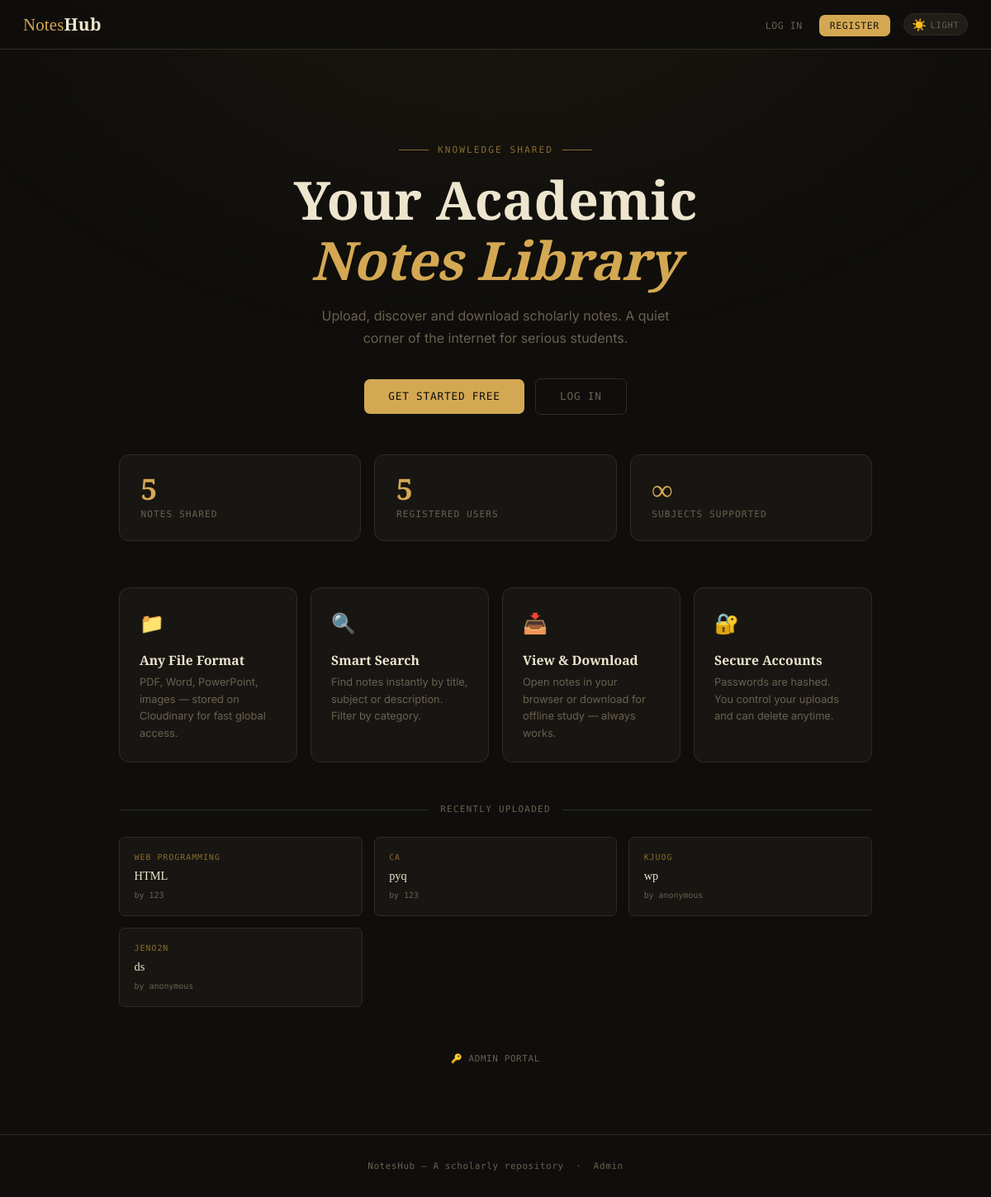
The page / on the database its author committed.
### tables this page shows
CREATE TABLE notes (
    id INTEGER PRIMARY KEY AUTOINCREMENT,
    title TEXT,
    subject TEXT,
    file_path TEXT
, description TEXT DEFAULT '', file_type TEXT DEFAULT 'raw', uploaded_by TEXT DEFAULT 'anonymous', original_filename TEXT DEFAULT '');

### app.py (the view)
@app.route('/')
def home():
    conn = get_db()
    total_notes = conn.execute("SELECT COUNT(*) FROM notes").fetchone()[0]
    total_users = conn.execute("SELECT COUNT(*) FROM users").fetchone()[0]
    recent = conn.execute(
        "SELECT * FROM notes ORDER BY id DESC LIMIT 4"
    ).fetchall()
    conn.close()
    return render_template('index.html', total_notes=total_notes,
                           total_users=total_users, recent=recent)

### app.py (called while the page is built)
def get_db():
    conn = sqlite3.connect(DB_PATH)
    conn.row_factory = sqlite3.Row
    return conn

### templates/index.html (shortened to what this page needs)
{% extends "base.html" %}
{% block content %}
<div class="hero">
  <div class="hero-eyebrow">Knowledge Shared</div>
  <h1>Your Academic<br><em>Notes Library</em></h1>
  <p class="hero-sub">Upload, discover and download scholarly notes. A quiet corner of the internet for serious students.</p>
  <div class="hero-ctas">
    {% if session.get('user') %}
      <a href="{{ url_for('notes') }}" class="btn btn-primary">Browse Library</a>
      <a href="{{ url_for('upload') }}" class="btn btn-ghost">Upload Notes</a>
    {% else %}
      <a href="{{ url_for('register') }}" class="btn btn-primary">Get Started Free</a>
      <a href="{{ url_for('login') }}" class="btn btn-ghost">Log In</a>
    {% endif %}
  </div>
</div>
<div class="stat-row">
  <div class="stat-card">
    <div class="stat-num">{{ total_notes }}</div>
    <div class="stat-label">Notes shared</div>
  </div>
  <div class="stat-card">
    <div class="stat-num">{{ total_users }}</div>
    <div class="stat-label">Registered users</div>
  </div>
  <div class="stat-card">
    <div class="stat-num">∞</div>
    <div class="stat-label">Subjects supported</div>
  </div>
</div>
<div class="features-grid">
  <div class="feat">
    <span class="feat-icon">📁</span>
    <h3>Any File Format</h3>
    <p>PDF, Word, PowerPoint, images — stored on Cloudinary for fast global access.</p>
  </div>
  <div class="feat">
    <span class="feat-icon">🔍</span>
    <h3>Smart Search</h3>
    <p>Find notes instantly by title, subject or description. Filter by category.</p>
  </div>
  <div class="feat">
    <span class="feat-icon">📥</span>
    <h3>View &amp; Download</h3>
    <p>Open notes in your browser or download for offline study — always works.</p>
  </div>
  <div class="feat">
    <span class="feat-icon">🔐</span>
    <h3>Secure Accounts</h3>
    <p>Passwords are hashed. You control your uploads and can delete anytime.</p>
  </div>
</div>
{% if recent %}
<div class="section-label">Recently uploaded</div>
<div class="recent-grid">
  {% for n in recent %}
  <a href="{{ url_for('notes') }}" class="recent-card">
    <div class="rc-sub">{{ n['subject'] }}</div>
    <div class="rc-title">{{ n['title'] }}</div>
    <div class="rc-by">by {{ n['uploaded_by'] or 'anonymous' }}</div>
  </a>
  {% endfor %}
</div>
{% endif %}
<div style="text-align:center;margin-top:3rem;">
  <a href="{{ url_for('admin_login') }}" style="font-family:'DM Mono',monospace;font-size:0.68rem;color:var(--muted);text-decoration:none;letter-spacing:0.06em;text-transform:uppercase;">
    🔑 Admin Portal
  </a>
</div>
{% endblock %}

### templates/base.html (shortened to what this page needs)
<!DOCTYPE html>
<html lang="en" data-theme="dark">
<head>
  <link rel="stylesheet" href="{{ url_for('static', filename='css/style.css') }}">
</head>
<body>
<nav class="nav">
  <a class="nav-brand" href="{{ url_for('home') }}">Notes<b>Hub</b></a>
  <ul class="nav-links">
    {% if session.get('user') %}
      <li><a href="{{ url_for('notes') }}">Library</a></li>
      <li><a href="{{ url_for('upload') }}">Upload</a></li>
      <li><a href="{{ url_for('logout') }}">Log out</a></li>
    {% else %}
      <li><a href="{{ url_for('login') }}">Log in</a></li>
      <li><a href="{{ url_for('register') }}" class="btn-nav">Register</a></li>
    {% endif %}
  </ul>
  <button class="theme-toggle" id="themeToggle" title="Toggle light/dark">
    <span id="themeIcon">☀️</span>
    <span class="theme-label" id="themeLabel">Light</span>
  </button>
</nav>
<main>{% block content %}{% endblock %}</main>
<footer>NotesHub — A scholarly repository &nbsp;·&nbsp; <a href="{{ url_for('admin_login') }}" style="color:var(--muted);text-decoration:none;">Admin</a></footer>
</body>
</html>

### rows shown on the page
notes: subject "WEB PROGRAMMING", title "HTML", uploaded_by "123"
notes: subject "CA", title "pyq", uploaded_by "123"
notes: subject "KJUOG", title "wp", uploaded_by "anonymous"
notes: subject "JENO2N", title "ds", uploaded_by "anonymous"

### other values the page prints
{{ total_notes }} "5"
{{ total_users }} "5"
